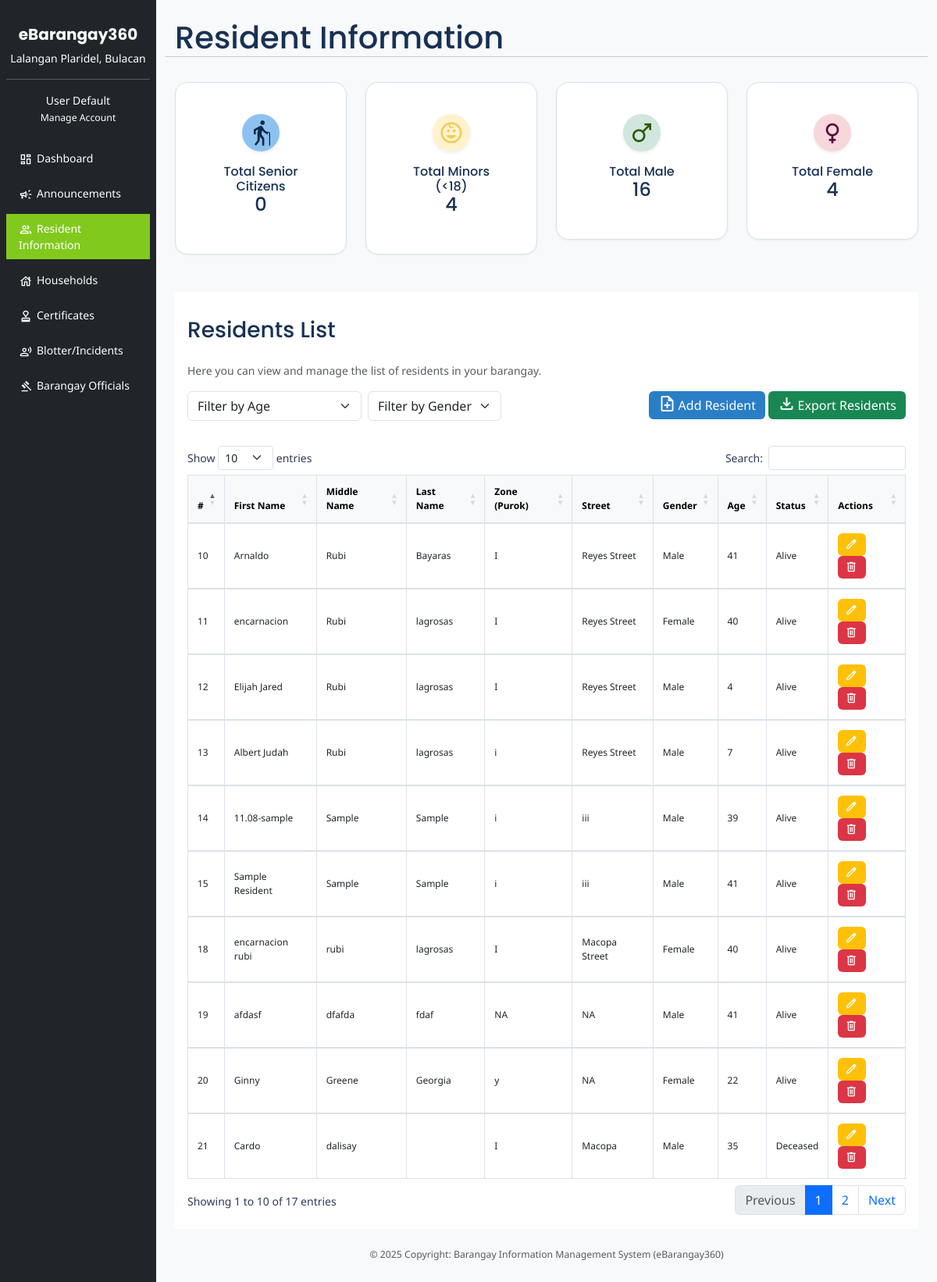
/public/index.php?page=residents, run on an earlier commit of the app's database.
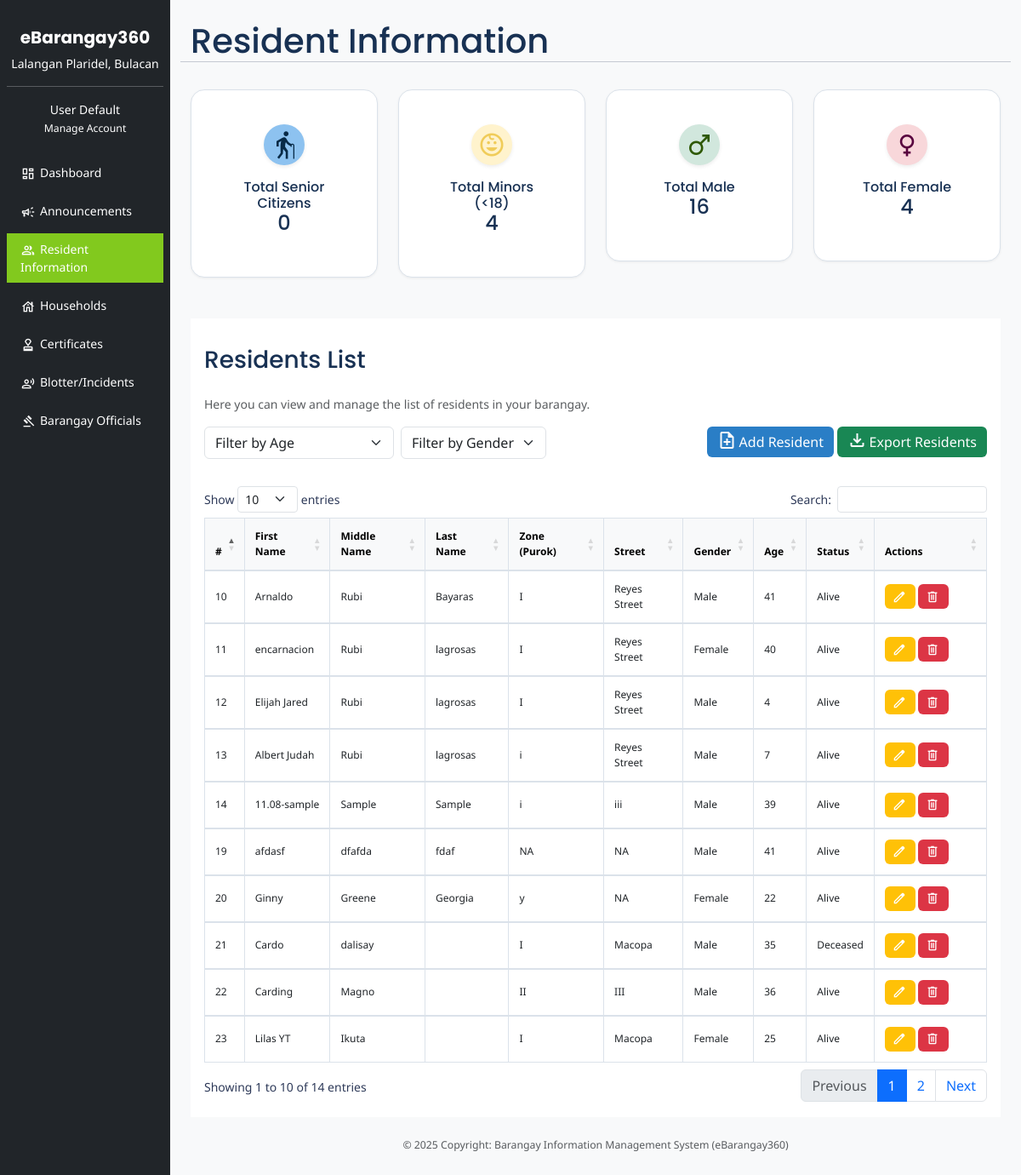
And on a later commit of the database.
### tables this page shows
CREATE TABLE `residents` (
  `id` int(11) NOT NULL,
  `user_id` int(11) DEFAULT NULL,
  `first_name` varchar(255) DEFAULT NULL,
  `middle_name` varchar(255) DEFAULT NULL,
  `last_name` varchar(255) DEFAULT NULL,
  `date_of_birth` date DEFAULT NULL,
  `place_of_birth_province` varchar(255) DEFAULT NULL,
  `place_of_birth_city_municipality` varchar(255) NOT NULL,
  `place_of_birth_barangay` varchar(255) NOT NULL,
  `gender` varchar(10) DEFAULT NULL,
  `civil_status` varchar(50) DEFAULT NULL,
  `email` varchar(255) NOT NULL,
  `phone_number` varchar(255) NOT NULL,
  `alias_nickname` varchar(255) NOT NULL,
  `occupation` varchar(255) NOT NULL,
  `permanent_province` varchar(255) NOT NULL,
  `permanent_city_municipality` varchar(255) NOT NULL,
  `permanent_barangay` varchar(255) NOT NULL,
  `permanent_street` varchar(255) NOT NULL,
  `permanent_zone` varchar(255) NOT NULL,
  `permanent_landmark` varchar(255) NOT NULL,
  `present_province` varchar(255) NOT NULL,
  `present_city_municipality` varchar(255) NOT NULL,
  `present_barangay` varchar(255) NOT NULL,
  `present_zone` varchar(255) NOT NULL,
  `present_street` varchar(255) NOT NULL,
  `present_landmark` varchar(255) NOT NULL,
  `photo_filename` varchar(255) DEFAULT NULL,
  `has_account` tinyint(1) NOT NULL,
  `unemployed` tinyint(4) NOT NULL,
  `alive` tinyint(1) NOT NULL,
  `is_deleted` tinyint(1) NOT NULL,
  `created_at` timestamp NOT NULL DEFAULT current_timestamp(),
  `updated_at` timestamp NOT NULL DEFAULT current_timestamp() ON UPDATE current_timestamp(),
  `valid_id_type` varchar(255) DEFAULT NULL,
  `valid_id_number` varchar(255) DEFAULT NULL
);

### resources/views/residents.php (the view, shortened to what the changed rows need)
<?php
  require '../config/database.php';
  $senior = $pdo->query("SELECT COUNT(*) AS total FROM residents WHERE TIMESTAMPDIFF(YEAR, date_of_birth, CURDATE()) >= 60")->fetch()['total'];
  $minors = $pdo->query("SELECT COUNT(*) AS total FROM residents WHERE TIMESTAMPDIFF(YEAR, date_of_birth, CURDATE()) < 18")->fetch()['total'];
  $male = $pdo->query("SELECT COUNT(*) AS total FROM residents WHERE gender = 'Male'")->fetch()['total'];
  $female = $pdo->query("SELECT COUNT(*) AS total FROM residents WHERE gender = 'Female'")->fetch()['total'];
?>
<main id="residents-dashboard" class="col-md-10 ms-sm-auto px-md-4 py-4">
  <div class="row mb-3">
    <h1 class="m-0">Resident Information</h1>
    <hr>
  </div>
  <div class="row mb-4">
    <div class="col-md-3">
      <div class="card text-center">
        <div id="card-senior" class="card-body residents-dashboard-card">
          <div class="icon p-3 icon-shape text-warning-emphasis rounded-circle shadow-sm">
            <i class="material-symbols-outlined md-36">elderly</i>
          </div>
          <h6 class="mb-0">Total Senior Citizens</h6>
          <h4 class="mt-0"><?= $senior ?></h4>
        </div>
      </div>
    </div>
    <div class="col-md-3">
      <div class="card text-center">
        <div class="card-body residents-dashboard-card">
          <div id="card-minors" class="icon p-3 icon-shape bg-warning-subtle text-warning-emphasis rounded-circle shadow-sm">
            <i class="material-symbols-outlined md-36">child_care</i>
          </div>
          <h6 class="mb-0">Total Minors (<18)</h6>
          <h4 class="mt-0"><?= $minors ?></h4>
        </div>
      </div>
    </div>
    <div class="col-md-3">
      <div class="card text-center">
        <div id="card-male" class="card-body residents-dashboard-card">
          <div id="card-male" class="icon p-3 icon-shape bg-success-subtle text-success-emphasis rounded-circle shadow-sm">
            <i class="material-symbols-outlined md-36">male</i>
          </div>
          <h6 class="mb-0">Total Male</h6>
          <h4 class="mt-0"><?= $male ?></h4>
        </div>
      </div>
    </div>
    <div class="col-md-3">
      <div class="card text-center">
        <div id="card-female" class="card-body residents-dashboard-card">
          <div id="card-female" class="icon p-3 icon-shape bg-danger-subtle text-danger-emphasis rounded-circle shadow-sm">
            <i class="material-symbols-outlined md-36">female</i>
          </div>
          <h6 class="mb-0">Total Female</h6>
          <h4 class="mt-0"><?= $female ?></h4>
        </div>
      </div>
    </div>
  </div>
  <section class="inner-content">
    <div class="container-fluid p-3">
      <h3 class="mb-4">Residents List</h3>
      <p class="text-muted mb-3">Here you can view and manage the list of residents in your barangay.</p>
  <div class="row mb-3">
    <div class="col-md-7 gap-2 mb-3 d-flex align-items-center">
      <div class="" style="">
          <select class="form-select" id="age-filter" aria-label="Filter by age">
              <option value="" selected="">Filter by Age</option>
          </select>
      </div>
      <div class="" style="">
        <select class="form-select" id="gender-filter" aria-label="Filter by gender">
            <option value="" selected="">Filter by Gender</option>
        </select>
      </div>
    </div>
    <div class="col-md-5 text-end">
      <a href="?page=add-resident" class="btn btn-primary dashboard-btn-function"><i class="material-symbols-outlined md-24 text-light">note_add</i>Add Resident</a>
      <a href="<?= ACTIONS_URL ?>export-residents.php" class="btn btn-success dashboard-btn-function"><i class="material-symbols-outlined md-24 text-light">file_download</i>Export Residents</a>
    </div>
  </div>
    <div class="table-responsive">
      <table id="residents-table" class="table table-bordered align-middle">
        <thead class="table-light">
          <tr>
            <th>#</th>
            <th>First Name</th>
            <th>Middle Name</th>
            <th>Last Name</th>
            <th>Zone (Purok)</th>
            <th>Street</th>
            <th>Gender</th>
            <th>Age</th>
            <th>Status</th>
            <th>Actions</th>
          </tr>
        </thead>
        <tbody>
          <?php
            $stmt = $pdo->query("SELECT id, first_name, last_name, middle_name, date_of_birth, present_zone, present_street, gender, alive FROM residents WHERE is_deleted = 0");
            while ($row = $stmt->fetch(PDO::FETCH_ASSOC)) {
              $current_age = date_diff(date_create($row['date_of_birth']), date_create('today'))->y;
            ?>
            <tr>
              <td><?php echo $row['id']; ?></td>
              <td><?php echo $row['first_name']; ?></td>
              <td><?php echo $row['last_name']; ?></td>
              <td><?php echo $row['middle_name']; ?></td>
              <td><?php echo $row['present_zone']; ?></td>
              <td><?php echo $row['present_street']; ?></td>
              <td><?php echo $row['gender']; ?></td>
              <td><?php echo $current_age; ?></td>
              <td><?php echo $row['alive'] == 1 ? 'Alive': 'Deceased'; ?></td>
              <td>
                <a data-id="<?= $row['id'] ?>" data-bs-toggle="modal" data-bs-target="#editResidentModal" href="#" class="btn btn-sm btn-warning text-white edit-btn" title="Edit"><i class="material-symbols-outlined md-18">edit</i></a>
                <a data-id="<?= $row['id'] ?>" class="btn btn-sm btn-danger delete-btn"><i class="material-symbols-outlined md-18">delete</i></a>
              </td>
            </tr>
            <?php } ?>
        </tbody>
      </table>
    </div>
  </div>
  </section>

What changed in the data, as far as the page shows it:
no longer on this page (row edited): residents: id "15", first_name "Sample Resident", last_name "Sample", middle_name "Sample", present_zone "i", present_street "iii", gender "Male", date_of_birth "41", alive "Alive"
no longer on this page (row edited): residents: id "18", first_name "encarnacion rubi", last_name "rubi", middle_name "lagrosas", present_zone "I", present_street "Macopa Street", gender "Female", date_of_birth "40", alive "Alive"
now on this page (row unchanged): residents: id "22", first_name "Carding", last_name "Magno", present_zone "II", present_street "III", gender "Male", date_of_birth "36", alive "Alive"
now on this page (row unchanged): residents: id "23", first_name "Lilas YT", last_name "Ikuta", present_zone "I", present_street "Macopa", gender "Female", date_of_birth "25", alive "Alive"
Also different on the page:
text written by a page script: "Show entries Search: Showing 1 to 10 of 17 entries Previous 1 2 Next" → "Show entries Search: Showing 1 to 10 of 14 entries Previous 1 2 Next"
